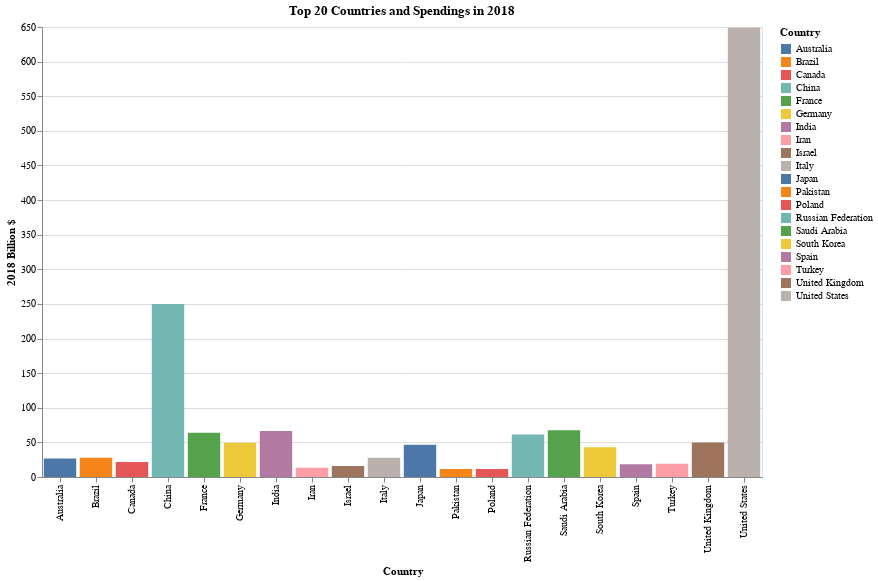

The notebook cell saved with this chart:
### Markdown cell above
What are the 20 top countries investing in their military?

### Code cell
points = alt.Chart(Top_20)\
            .mark_bar()\
            .encode(
                        x = 'Country',
                        y = '2018 Billion $',
                        tooltip = ['Country',
                                   '2018 Billion $'],
                        color='Country',
                    )\
            .properties(
                            width = 720,
                            height = 450,
                            title = 'Top 20 Countries and Spendings in 2018'
                     )\
            .interactive()  

points.save('countries.html')

points

### Figure 1 — Vega-Lite specification as saved in the notebook (floating-point values rounded to 4 significant figures)
{"$schema": "https://vega.github.io/schema/vega-lite/v3.4.0.json", "config": {"mark": {"tooltip": null}, "view": {"height": 300, "width": 400}}, "data": {"name": "data-03d286dd760b7df00cf7c22fb7d89877"}, "datasets": {"data-03d286dd760b7df00cf7c22fb7d89877": [{"2018 Billion $": 649, "Country": "United States"}, {"2018 Billion $": 250, "Country": "China"}, {"2018 Billion $": 67.55, "Country": "Saudi Arabia"}, {"2018 Billion $": 66.51, "Country": "India"}, {"2018 Billion $": 63.8, "Country": "France"}, {"2018 Billion $": 61.39, "Country": "Russian Federation"}, {"2018 Billion $": 50.0, "Country": "United Kingdom"}, {"2018 Billion $": 49.47, "Country": "Germany"}, {"2018 Billion $": 46.62, "Country": "Japan"}, {"2018 Billion $": 43.07, "Country": "South Korea"}, {"2018 Billion $": 27.81, "Country": "Italy"}, {"2018 Billion $": 27.77, "Country": "Brazil"}, {"2018 Billion $": 26.71, "Country": "Australia"}, {"2018 Billion $": 21.62, "Country": "Canada"}, {"2018 Billion $": 18.97, "Country": "Turkey"}, {"2018 Billion $": 18.25, "Country": "Spain"}, {"2018 Billion $": 15.95, "Country": "Israel"}, {"2018 Billion $": 13.19, "Country": "Iran"}, {"2018 Billion $": 11.6, "Country": "Poland"}, {"2018 Billion $": 11.38, "Country": "Pakistan"}]}, "encoding": {"color": {"field": "Country", "type": "nominal"}, "tooltip": [{"field": "Country", "type": "nominal"}, {"field": "2018 Billion $", "type": "quantitative"}], "x": {"field": "Country", "type": "nominal"}, "y": {"field": "2018 Billion $", "type": "quantitative"}}, "height": 450, "mark": "bar", "selection": {"selector002": {"bind": "scales", "encodings": ["x", "y"], "type": "interval"}}, "title": "Top 20 Countries and Spendings in 2018", "width": 720}
